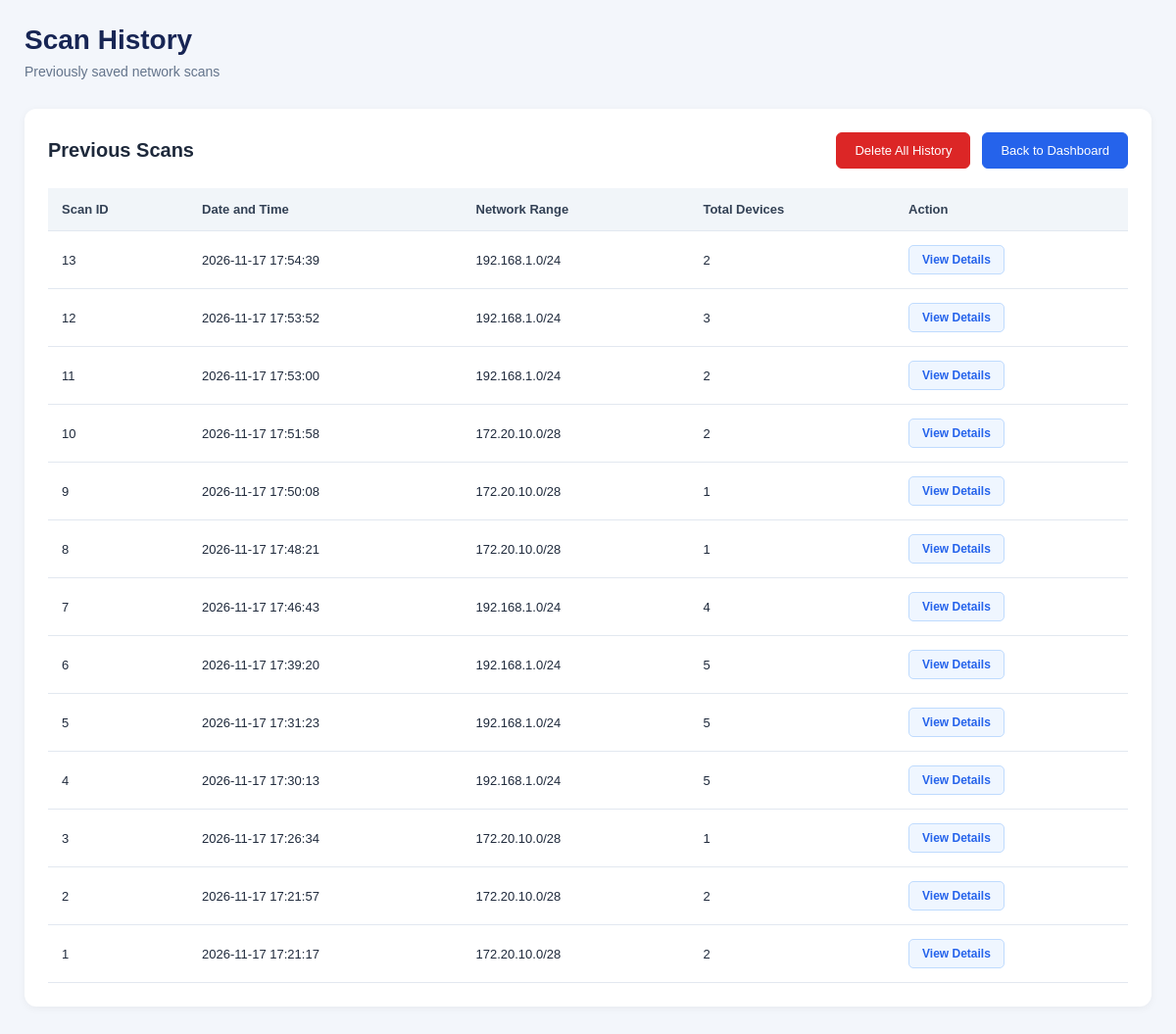
The app's page /history with its own data.
### tables this page shows
CREATE TABLE scans (
            id INTEGER PRIMARY KEY AUTOINCREMENT,
            scan_time TEXT NOT NULL,
            network_range TEXT,
            total_devices INTEGER
        );

### app.py (the view)
@app.route("/history")
def history():
    scans = get_scan_history()
    return render_template(
        "history.html",
        scans=scans
    )

### database/database_manager.py (called while the page is built)
def get_connection():
    connection = sqlite3.connect(DATABASE_PATH)
    connection.row_factory = sqlite3.Row
    return connection

def get_scan_history():
    connection = get_connection()
    cursor = connection.cursor()
    cursor.execute("""
        SELECT * FROM scans
        ORDER BY id DESC
    """)
    scans = [dict(row) for row in cursor.fetchall()]
    connection.close()
    return scans

### templates/history.html (shortened to what this page needs)
<!DOCTYPE html>
<html lang="en">
<head>
    <link rel="stylesheet" href="{{ url_for('static', filename='css/style.css') }}">
</head>
<body>
    <div class="container">
        <header class="header">
            <h1>Scan History</h1>
            <p>Previously saved network scans</p>
        </header>
        <section class="section">
            <div class="history-header">
                <h2>Previous Scans</h2>
                <div class="history-actions">
                    <form method="POST" action="{{ url_for('delete_history') }}"
                        onsubmit="return confirm('Are you sure you want to permanently delete all scan history? This action cannot be undone.');">
                        <button type="submit" class="delete-history-button" {% if not scans %}disabled{% endif %}>
                            Delete All History
                        </button>
                    </form>
                    <a href="{{ url_for('dashboard') }}" class="back-dashboard-button">
                        Back to Dashboard
                    </a>
                </div>
            </div>
            {% if scans %}
            <div class="table-wrapper">
                <table class="history-table">
                    <thead>
                        <tr>
                            <th>Scan ID</th>
                            <th>Date and Time</th>
                            <th>Network Range</th>
                            <th>Total Devices</th>
                            <th>Action</th>
                        </tr>
                    </thead>
                    <tbody>
                        {% for scan in scans %}
                        <tr>
                            <td>{{ scan.id }}</td>
                            <td>{{ scan.scan_time }}</td>
                            <td>{{ scan.network_range }}</td>
                            <td>{{ scan.total_devices }}</td>
                            <td>
                                <a href="{{ url_for('scan_details', scan_id=scan.id) }}" class="view-details-button">
                                    View Details
                                </a>
                            </td>
                        </tr>
                        {% endfor %}
                    </tbody>
                </table>
            </div>
            {% else %}
            <p class="empty-history-message">
                No previous scans available.
            </p>
            {% endif %}
        </section>
    </div>
</body>
</html>

### static/css/style.css (style rules this page uses)
* { margin: 0; padding: 0; box-sizing: border-box; }
body { font-family: Arial, sans-serif; background: #f3f6fb; color: #1e293b; padding: 25px; }
.container { max-width: 1400px; margin: 0 auto; }
.header { margin-bottom: 30px; }
.header h1 { font-size: 28px; margin-bottom: 8px; color: #172554; }
.header p { color: #64748b; font-size: 14px; }
.section { background: #ffffff; padding: 24px; border-radius: 12px; margin-bottom: 24px; box-shadow: 0 2px 8px rgba(0, 0, 0, 0.05); }
.section h2 { font-size: 20px; margin-bottom: 20px; }
.table-wrapper { overflow-x: auto; }
table { width: 100%; border-collapse: collapse; min-width: 1000px; }
th, td { padding: 14px; text-align: left; border-bottom: 1px solid #e2e8f0; font-size: 13px; }
th { background: #f1f5f9; color: #334155; }
.history-header { display: flex; justify-content: space-between; align-items: center; margin-bottom: 20px; }
.history-header h2 { margin: 0; }
.history-actions { display: flex; align-items: center; gap: 12px; }
.history-actions form { margin: 0; }
.history-button, .back-dashboard-button, .delete-history-button { display: inline-flex; align-items: center; justify-content: center; padding: 10px 18px; border-radius: 6px; font-size: 13px; font-weight: 500; text-decoration: none; cursor: pointer; transition: background-color 0.2s ease; }
.history-button, .back-dashboard-button { background: #2563eb; color: #ffffff; border: 1px solid #2563eb; }
.delete-history-button { background: #dc2626; color: #ffffff; border: 1px solid #dc2626; }
.view-details-button { display: inline-flex; align-items: center; justify-content: center; padding: 7px 13px; background: #eff6ff; color: #2563eb; text-decoration: none; font-size: 12px; font-weight: 600; border: 1px solid #bfdbfe; border-radius: 5px; white-space: nowrap; transition: all 0.2s ease; }

### records on screen
scans: id "13", scan_time "2026-11-17 17:54:39", network_range "192.168.1.0/24", total_devices "2"
scans: id "12", scan_time "2026-11-17 17:53:52", network_range "192.168.1.0/24", total_devices "3"
scans: id "11", scan_time "2026-11-17 17:53:00", network_range "192.168.1.0/24", total_devices "2"
scans: id "10", scan_time "2026-11-17 17:51:58", network_range "172.20.10.0/28", total_devices "2"
scans: id "9", scan_time "2026-11-17 17:50:08", network_range "172.20.10.0/28", total_devices "1"
scans: id "8", scan_time "2026-11-17 17:48:21", network_range "172.20.10.0/28", total_devices "1"
scans: id "7", scan_time "2026-11-17 17:46:43", network_range "192.168.1.0/24", total_devices "4"
scans: id "6", scan_time "2026-11-17 17:39:20", network_range "192.168.1.0/24", total_devices "5"
scans: id "5", scan_time "2026-11-17 17:31:23", network_range "192.168.1.0/24", total_devices "5"
scans: id "4", scan_time "2026-11-17 17:30:13", network_range "192.168.1.0/24", total_devices "5"
scans: id "3", scan_time "2026-11-17 17:26:34", network_range "172.20.10.0/28", total_devices "1"
scans: id "2", scan_time "2026-11-17 17:21:57", network_range "172.20.10.0/28", total_devices "2"
scans: id "1", scan_time "2026-11-17 17:21:17", network_range "172.20.10.0/28", total_devices "2"
